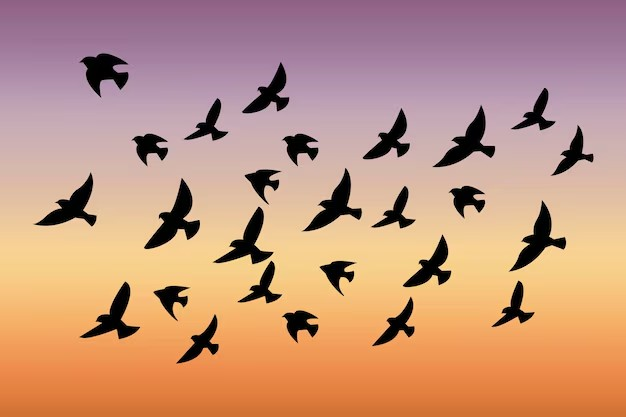
#> input picture Project1-OpenCV/flock.png, 626 x 417 px
$ python contours.py
#> lines starting #> are read from the running program, lines starting #| are printed output that depends on the picture; after the words box and inside, x2 and y2 are one past the last pixel; in counts of white or black regions, pixels touching at a corner belong together
import os
import cv2
import numpy as np
import matplotlib.pyplot as plt
from helper_functions1 import setup_mouse_callback_binary
# print("Current working directory:", os.getcwd())

img = cv2.imread(os.path.join('.', 'flock.png'))
#> img is the input picture: shape (417, 626, 3); mean B, G, R 126.2, 148.8, 195
if img is None:
    print("Error: Image not found or invalid format!")
    exit()
#img = cv2.resize(img, (img.shape[1]*2//3, img.shape[0]*2//3))

###### Contours ######

# getting a binary image
img_gray = cv2.cvtColor(img, cv2.COLOR_BGR2GRAY)
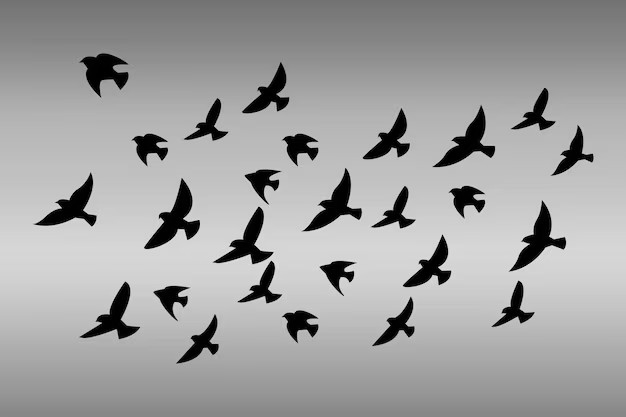
#> img_gray: shape (417, 626); min 0, max 230, mean 160.1
ret, thresh = cv2.threshold(img_gray, 100, 255, cv2.THRESH_BINARY_INV)
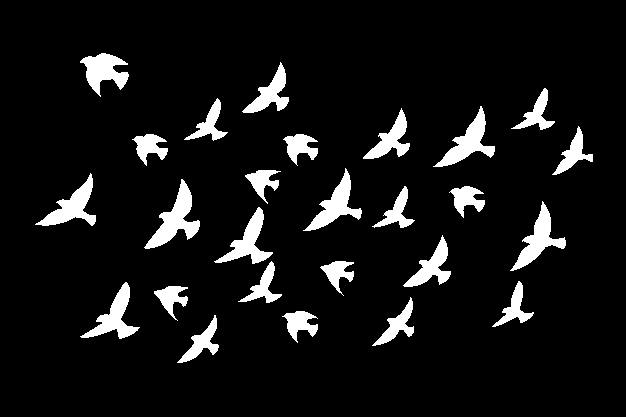
#> thresh: shape (417, 626); 8.1% white; 26 white regions
# cv2.imshow('thresh', thresh)

# using 4.11.0.86 opencv-python (type 'pip show opencv-python' into terminal)
# -> using 2 parameters
contours, hierarchy = cv2.findContours(thresh, cv2.RETR_TREE, cv2.CHAIN_APPROX_SIMPLE)
#> contours = 26 contours; largest, box (x1, y1, x2, y2) and area: (144, 179, 200, 249) 1301, (433, 106, 495, 167) 1112, (510, 201, 566, 271) 1090, (35, 173, 96, 226) 1056, (303, 168, 362, 231) 1056
# contour is a closed border of each white region

for cnt in contours:
    print(cv2.contourArea(cnt))
    cv2.drawContours(img, cnt, -1, (0, 255, 0), 1) #draws contours
    # now drawing bounding boxes
    x1, y1, w, h = cv2.boundingRect(cnt)
    cv2.rectangle(img, (x1, y1), (x1 + w, y1 + h), (0, 255, 0), 2)
#> this loop made 26 passes
#> (x1, y1, w, h) on passes 1 to 12: (177, 315, 42, 48), (282, 311, 36, 32), (372, 297, 42, 49), (154, 286, 34, 35), (80, 282, 60, 57), (492, 281, 42, 46), (320, 261, 34, 35), (238, 261, 44, 42), (403, 235, 48, 52), (214, 207, 59, 57), (510, 201, 56, 70), (449, 186, 36, 32)
#| 594.5
#| 521.0
#| 582.0
#| 468.5
#| 1013.0
#| 520.0
#| 457.0
#| 519.5
#> (further printed lines are left out)
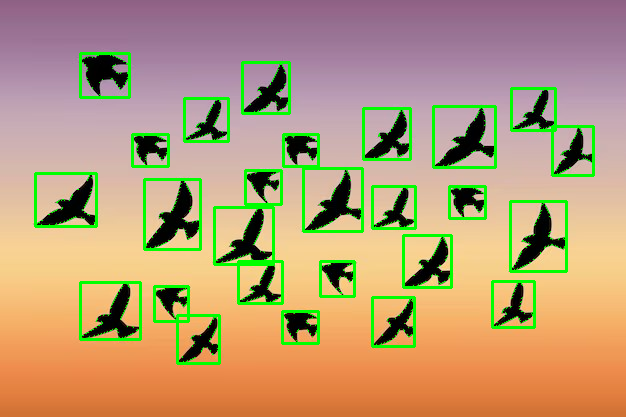
#> img: shape (417, 626, 3); 6.23% of pixels changed, all inside (x1, y1, x2, y2) = (34, 52, 595, 365)

'''
In our case, all the birds are clearly separated and more or less
the same size, printing out the contours shows that they range from
~450 to ~1100. If there are some very small contours, for example <100
then we can consider them as noise and remove them by having this
line inside the loop:
    if cv2.contourArea(cnt) > 100
        print(cv2.contourArea(cnt)) # or whatever you want in here

This ensures we don't detect noise in the image.
'''

######################


####### Displaying image with coordinates and RBG values #######

# Option 1: Create a window and set up the mouse callback (using helper_functions1.py)
'''# calling setup_mouse_callback_binary from helper_functions1.py
window_name = 'Image Viewer'
cv2.namedWindow(window_name)
setup_mouse_callback_binary(window_name, thresh)
'''

# Option 2: using matplotlib to get zoom as well
'''# use plt.imshow to use get zoom and coordinates + channels of each pixel
plt.imshow(cv2.cvtColor(img, cv2.COLOR_BGR2RGB))
plt.show()
'''
################################################################

cv2.imshow('img', img)

cv2.waitKey(0)
cv2.destroyAllWindows()
